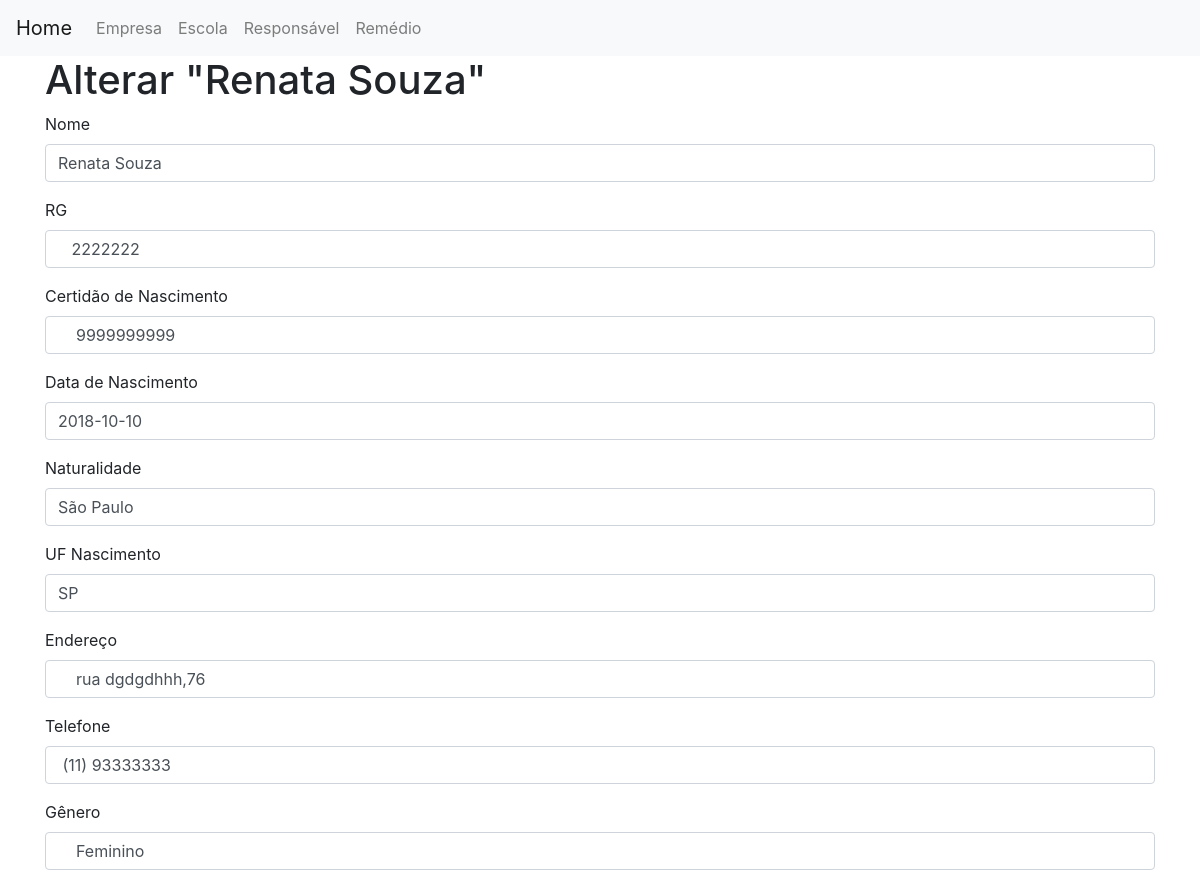
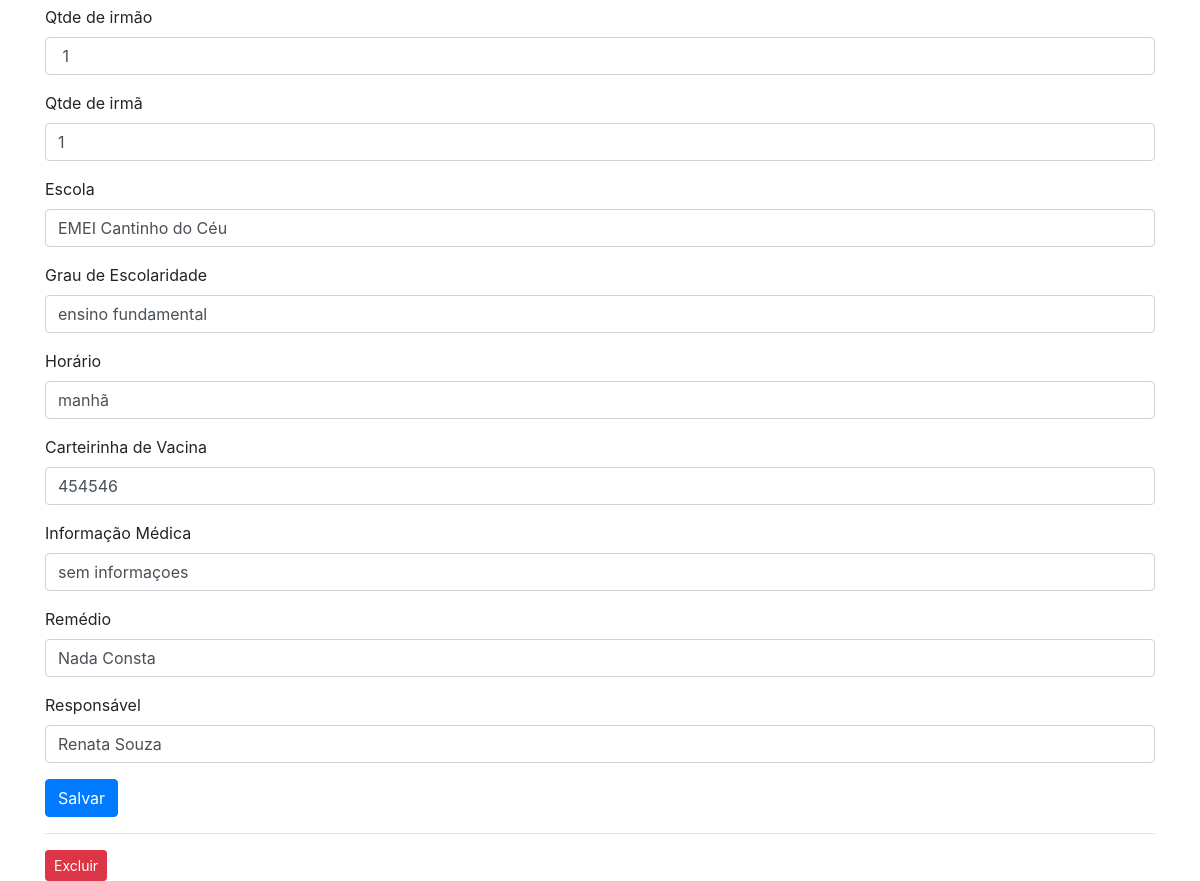
The app's page /aluno/1/edit with its own data (2 pictures, top to bottom).
### tables this page shows
CREATE TABLE aluno (idaluno INTEGER PRIMARY KEY AUTOINCREMENT, nome varchar (80) NOT NULL, rg varchar (15), certidao_nasc varchar (20), dt_nasc date, naturalidade varchar (50), UF varchar (2), genero varchar (10), qtdirmao INTEGER, qtdirma INTEGER, escola varchar (80), grau_escolaridade varchar (20), horario varchar (20), carterinha_vacina varchar (20), endereco varchar (80), informacao varchar (80), created TIMESTAMP NOT NULL DEFAULT (CURRENT_TIMESTAMP), telefone VARCHAR (20), idresponsavel INT REFERENCES responsavel (idresponsavel), idescola INTEGER REFERENCES escola (idescola), idinformacao INTEGER REFERENCES informacoes (idinformacao) DEFAULT NULL);

CREATE TABLE escola (
    idescola INTEGER PRIMARY KEY AUTOINCREMENT,
    created TIMESTAMP NOT NULL DEFAULT CURRENT_TIMESTAMP,
    nome TEXT NOT NULL
);

CREATE TABLE responsavel (idresponsavel INTEGER PRIMARY KEY AUTOINCREMENT, created TIMESTAMP NOT NULL DEFAULT CURRENT_TIMESTAMP, nome varchar (80) NOT NULL, rg varchar (15), cpf varchar (15), profissao varchar (20), idempresa integer, nomeempresa VARCHAR (80), FOREIGN KEY (idempresa) REFERENCES empresa (idempresa));

### app.py (the view, shortened to what this page needs)
@app.route('/aluno/<int:id>/edit', methods=('GET', 'POST'))
def edit_aluno(id):
    aluno = get_post_aluno(id)
    conn = get_db_connection()
    responsavelList = conn.execute('SELECT * FROM responsavel order by nome').fetchall()
    conn = get_db_connection()
    escolaList = conn.execute('SELECT * FROM escola order by nome').fetchall()
    conn = get_db_connection()
    remedioList = conn.execute('SELECT * FROM informacoes order by remedio').fetchall()
    return render_template('editaluno.html', post=aluno, responsavelList=responsavelList, escolaList=escolaList,
                          remedioList=remedioList)

### app.py (called while the page is built)
def get_db_connection():
    conn = sqlite3.connect('database.db')
    conn.row_factory = sqlite3.Row
    return conn

### templates/editaluno.html (shortened to what this page needs)
{% extends 'base.html' %}
{% block content %}
<h1>{% block title %} Alterar "{{ post['nome'] }}" {% endblock %}</h1>
<form method="post">
    <div class="form-group">
        <label for="nome">Nome</label>
        <input type="text" name="nome" placeholder="Nome"
               class="form-control"
               value="{{ request.form['nome'] or post['nome'] }}">
    </div>
    <div class="form-group">
        <label for="rg">RG</label>
        <input name="rg" placeholder="RG"
                  class="form-control"
                  value=" {{ request.form['rg'] or post['rg'] }}">
    </div>
    <div class="form-group">
        <label for="certidao">Certidão de Nascimento</label>
        <input name="certidao" placeholder="Certidão de Nascimento"
                  class="form-control"
                  value = " {{ request.form['certidao'] or post['certidao_nasc'] }}">
    </div>
    <div class="form-group">
        <label for="dtnasc">Data de Nascimento</label>
        <input name="dtnasc" placeholder="Data de Nascimento"
                  class="form-control"
                  value = "{{ request.form['dtnasc'] or post['dt_nasc'] }}">
    </div>
     <div class="form-group">
        <label for="naturalidade">Naturalidade</label>
        <input name="naturalidade" placeholder="Naturalidade"
                  class="form-control"
                  value="{{ request.form['naturalidade'] or post['naturalidade'] }} ">
     </div>
    <div class="form-group">
        <label for="uf">UF Nascimento</label>
        <input name="uf" placeholder="UF"
                  class="form-control"
                  value = "{{ request.form['uf'] or post['UF'] }} ">
    </div>
    <div class="form-group">
        <label for="endereco">Endereço</label>
        <input name="endereco" placeholder="Endereço"
                  class="form-control"
                  value = " {{ request.form['endereco'] or post['endereco']}} ">
    </div>
    <div class="form-group">
        <label for="telefone">Telefone</label>
        <input name="telefone" placeholder="Telefone"
                  class="form-control"
                  value = " {{ request.form['telefone'] or post['telefone']}} ">
    </div>
     <div class="form-group">
        <label for="genero">Gênero</label>
        <input name="genero" placeholder="genero"
                  class="form-control"
                  value = " {{ request.form['genero'] or post['genero'] }}">
    </div>
    <div class="form-group">
        <label for="qtdirmao">Qtde de irmão</label>
        <input name="qtdirmao" placeholder="Qtde de irmão"
                  class="form-control"
                  value = " {{ request.form['qtdirmao'] or post['qtdirmao'] }}">
    </div>
    <div class="form-group">
        <label for="qtdirma">Qtde de irmã</label>
        <input name="qtdirma" placeholder="Qtde de irmã"
                  class="form-control"
                  value = "{{ request.form['qtdirma'] or post['qtdirma'] }}">
    </div>
    <div class="form-group">
        <label for="escola">Escola</label>
        <input name="escola" placeholder="Escola"
                  class="form-control"
                  value = "{{ request.form['escola1'] or post['escola1'] }}" >
    </div>
    <div class="form-group">
        <label for="grau">Grau de Escolaridade</label>
        <input name="grau" placeholder="Grau de Escolaridade"
                  class="form-control"
                  value = "{{ request.form['grau'] or post['grau_escolaridade'] }}">
    </div>
    <div class="form-group">
        <label for="horario">Horário</label>
        <input name="horario" placeholder="Horário"
                  class="form-control"
                  value = "{{ request.form['horario'] or post['horario'] }} ">
    </div>
    <div class="form-group">
        <label for="vacina">Carteirinha de Vacina</label>
        <input name="vacina" placeholder="Carteirinha de Vacina"
                  class="form-control"
                  value = "{{ request.form['vacina'] or post['carterinha_vacina'] }} ">
    </div>
    <div class="form-group">
        <label for="informacao">Informação Médica</label>
        <input name="informacao" placeholder="Informação Médica"
                  class="form-control"
                  value = "{{ request.form['informacao'] or post['informacao'] }} ">
    </div>
    <div class="form-group">
        <label for="remedio">Remédio</label>
        <input name="remedio" placeholder="Remédio"
                  class="form-control"
                  value = "{{ request.form['remedio'] or post['remedio'] }} ">
    </div>
     <div class="form-group">
        <label for="responsavel">Responsável</label>
        <input name="responsavel" placeholder="Responsável"
                  class="form-control"
                  value = "{{ request.form['responsavel'] or post['responsavel'] }} ">
    </div>
    <div class="form-group">
        <button type="submit" class="btn btn-primary">Salvar</button>
    </div>
</form>
<hr>
<form action="{{ url_for('delete_aluno', id=post['idaluno']) }}" method="POST">
    <input type="submit" value="Excluir"
            class="btn btn-danger btn-sm"
            onclick="return confirm('Confirma a exclusão do aluno?')">
</form>
{% endblock %}

### records on screen
aluno: nome "Renata Souza", rg "2222222", certidao "9999999999", dtnasc "2018-10-10", naturalidade "São Paulo", uf "SP", endereco "rua dgdgdhhh,76", telefone "(11) 93333333", genero "Feminino", qtdirmao "1", qtdirma "1", grau "ensino fundamental", horario "manhã", vacina "454546", informacao "sem informaçoes"
escola: escola "EMEI Cantinho do Céu"
responsavel: responsavel "Renata Souza"
